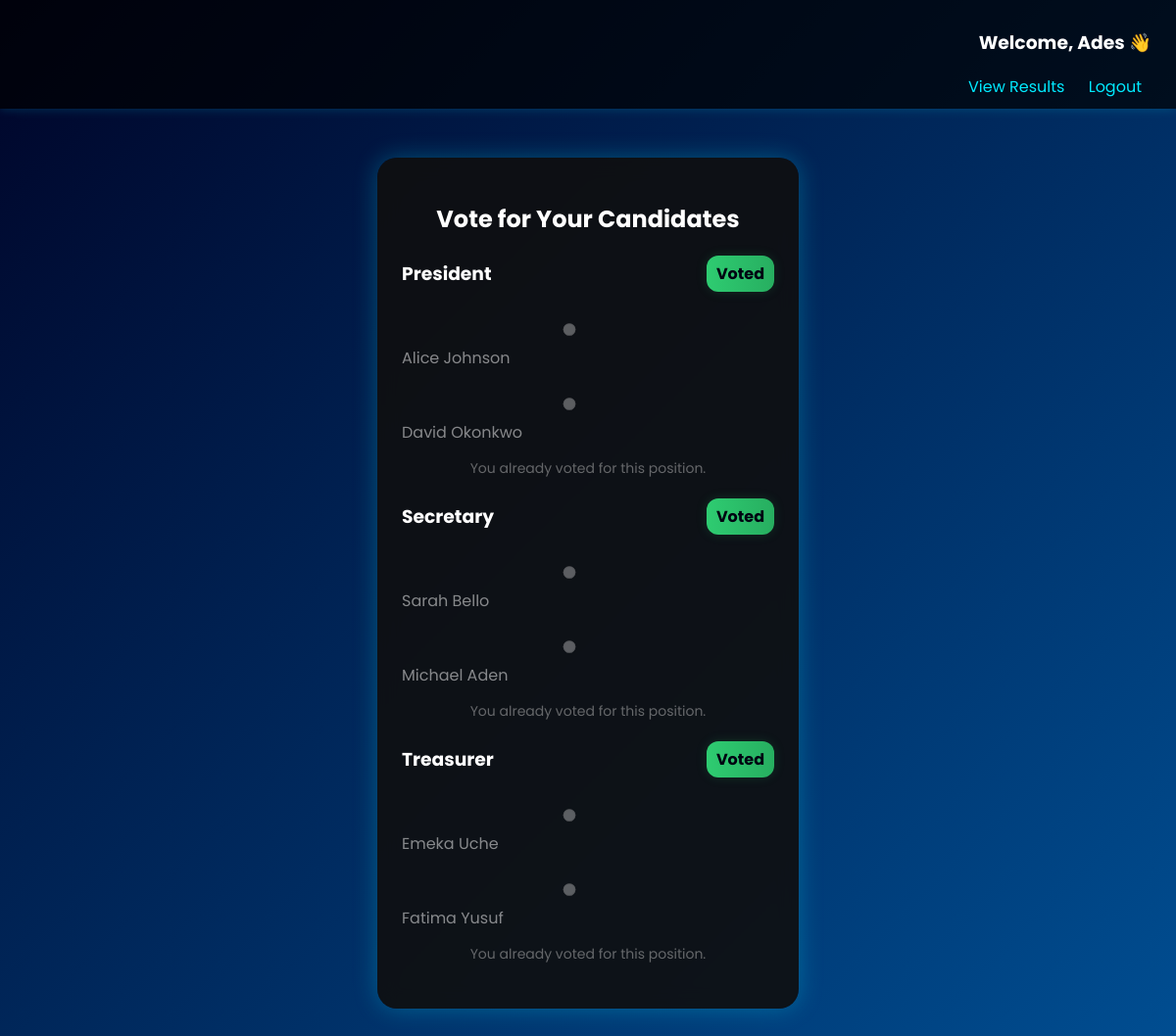
The app's page /vote.php (signed in) with its own data.
### tables this page shows
CREATE TABLE `positions` (
  `id` int(11) NOT NULL,
  `position_name` varchar(150) NOT NULL
);

CREATE TABLE `candidates` (
  `id` int(11) NOT NULL,
  `candidate_name` varchar(150) NOT NULL,
  `position_id` int(11) NOT NULL
);

### vote.php (the view, shortened to what this page needs)
<?php
require_once 'db.php';
$voter_id = intval($_SESSION['voter_id']);
$voter_last = isset($_SESSION['voter_last']) ? htmlspecialchars($_SESSION['voter_last']) : '';
$positions_stmt = $conn->prepare("SELECT id, position_name FROM positions ORDER BY id ASC");
$positions_stmt->execute();
$positions_result = $positions_stmt->get_result();
?>
<!DOCTYPE html>
<html>
<head>
  <link rel="stylesheet" href="style.css">
</head>
<body>
  <div class="nav">
    <h3>Welcome, <?php echo $voter_last; ?> 👋</h3>
    <a href="results.php">View Results</a>
    <a href="logout.php">Logout</a>
  </div>
  <div class="container fade-in">
    <h2>Vote for Your Candidates</h2>
    <?php while ($pos = $positions_result->fetch_assoc()):
        $position_id = intval($pos['id']);
        $chk_stmt = $conn->prepare("SELECT COUNT(*) AS c FROM votes WHERE voter_id = ? AND position_id = ?");
        $chk_stmt->bind_param("ii", $voter_id, $position_id);
        $chk_stmt->execute();
        $chk_res = $chk_stmt->get_result()->fetch_assoc();
        $has_voted = ($chk_res['c'] > 0);
        $cand_stmt = $conn->prepare("SELECT id, candidate_name FROM candidates WHERE position_id = ? ORDER BY id ASC");
        $cand_stmt->bind_param("i", $position_id);
        $cand_stmt->execute();
        $cand_res = $cand_stmt->get_result();
        ?>
      <section style="margin-bottom:20px;">
        <div style="display:flex; align-items:center; justify-content:space-between;">
          <h3 style="margin:0;"><?php echo htmlspecialchars($pos['position_name']); ?></h3>
          <?php if ($has_voted): ?>
            <span class="badge-voted">Voted</span>
          <?php endif; ?>
        </div>
        <?php if ($has_voted): ?>
          <div class="disabled-overlay" style="padding-top:10px;">
            <?php while ($c = $cand_res->fetch_assoc()): ?>
              <div class="candidate">
                <label>
                  <input type="radio" disabled>
                  <?php echo htmlspecialchars($c['candidate_name']); ?>
                </label>
              </div>
            <?php endwhile; ?>
            <div style="margin-top:8px;color:#bbbbbb;font-size:14px;">You already voted for this position.</div>
          </div>
        <?php endif; ?>
      </section>
    <?php
    endwhile;
?>
  </div>
</body>
</html>

### style.css (style rules this page uses)
body { font-family: 'Poppins', sans-serif; background: linear-gradient(135deg, #000428, #004e92); color: #fff; text-align: center; margin: 0; overflow-x: hidden; }
.container { width: 380px; margin: 50px auto; background: rgba(15, 15, 15, 0.9); padding: 25px; border-radius: 20px; box-shadow: 0 0 25px #00eaff44; backdrop-filter: blur(10px); transition: transform 0.5s ease; }
input, select, button { width: 90%; padding: 12px; margin: 10px 0; border-radius: 8px; border: none; outline: none; }
input, select { background: #111; color: #fff; }
.nav { background: rgba(0, 0, 0, 0.7); padding: 10px 25px; text-align: right; box-shadow: 0 0 10px #00eaff33; }
a { color: #00eaff; margin: 0 10px; text-decoration: none; }
.fade-in { opacity: 0; animation: fadeIn 1s forwards; }
.badge-voted { display:inline-block; background: linear-gradient(90deg,#2ecc71,#27ae60); color: #001; padding: 6px 10px; border-radius: 12px; font-weight: 700; margin-left:10px; box-shadow: 0 0 12px rgba(46,204,113,0.15); }
.disabled-overlay { opacity:0.6; pointer-events:none; }
.candidate { margin:6px 0; }

### vote.php (style rules this page uses)
.badge-voted { display:inline-block; background: linear-gradient(90deg,#2ecc71,#27ae60); color: #001; padding: 6px 10px; border-radius: 12px; font-weight: 700; margin-left:10px; box-shadow: 0 0 12px rgba(46,204,113,0.15); }
.candidate { text-align:left; padding:6px 0; }
.candidate input[type="radio"] { margin-right:10px; }
.disabled-overlay { opacity: 0.5; pointer-events: none; }

### records on screen
positions: position_name "President"
candidates: candidate_name "Alice Johnson"
candidates: candidate_name "David Okonkwo"
positions: position_name "Secretary"
candidates: candidate_name "Sarah Bello"
candidates: candidate_name "Michael Aden"
positions: position_name "Treasurer"
candidates: candidate_name "Emeka Uche"
candidates: candidate_name "Fatima Yusuf"

### other values on screen
$voter_last "Ades"
